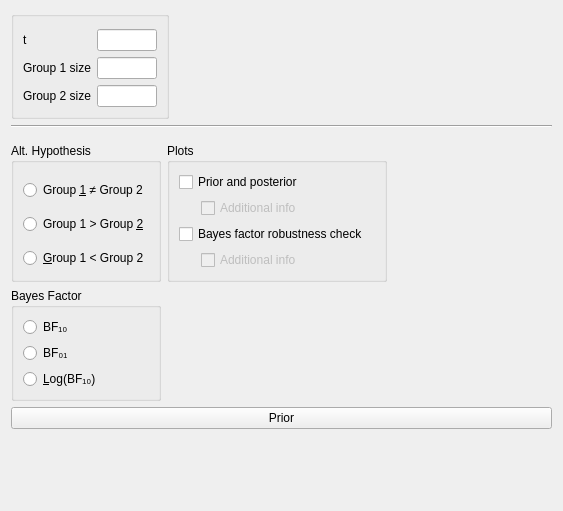
<?xml version="1.0" encoding="UTF-8"?>
<ui version="4.0">
 <class>SummaryStatsTTestBayesianIndependentSamplesForm</class>
 <widget class="QWidget" name="SummaryStatsTTestBayesianIndependentSamplesForm">
  <property name="geometry">
   <rect>
    <x>0</x>
    <y>0</y>
    <width>563</width>
    <height>511</height>
   </rect>
  </property>
  <property name="sizePolicy">
   <sizepolicy hsizetype="Fixed" vsizetype="Preferred">
    <horstretch>0</horstretch>
    <verstretch>0</verstretch>
   </sizepolicy>
  </property>
  <property name="windowTitle">
   <string>Form</string>
  </property>
  <layout class="QGridLayout" name="gridLayout">
   <item row="2" column="0" colspan="2">
    <widget class="QWidget" name="gridWidget" native="true">
     <property name="sizePolicy">
      <sizepolicy hsizetype="Fixed" vsizetype="Fixed">
       <horstretch>0</horstretch>
       <verstretch>0</verstretch>
      </sizepolicy>
     </property>
     <layout class="QGridLayout" name="gridLayout_7">
      <property name="leftMargin">
       <number>0</number>
      </property>
      <property name="rightMargin">
       <number>0</number>
      </property>
      <property name="bottomMargin">
       <number>0</number>
      </property>
      <item row="0" column="0">
       <widget class="BoundGroupBox" name="hypothesis">
        <property name="title">
         <string>Alt. Hypothesis</string>
        </property>
        <property name="flat">
         <bool>true</bool>
        </property>
        <layout class="QGridLayout" name="gridLayout_9">
         <property name="bottomMargin">
          <number>0</number>
         </property>
         <item row="1" column="0">
          <widget class="QRadioButton" name="_2oneTailedGreaterThan">
           <property name="sizePolicy">
            <sizepolicy hsizetype="Fixed" vsizetype="Fixed">
             <horstretch>0</horstretch>
             <verstretch>0</verstretch>
            </sizepolicy>
           </property>
           <property name="text">
            <string>Group 1 &gt; Group &amp;2</string>
           </property>
          </widget>
         </item>
         <item row="0" column="0">
          <widget class="QRadioButton" name="_1twoTailed">
           <property name="sizePolicy">
            <sizepolicy hsizetype="Fixed" vsizetype="Fixed">
             <horstretch>0</horstretch>
             <verstretch>0</verstretch>
            </sizepolicy>
           </property>
           <property name="text">
            <string>Group &amp;1 ≠ Group 2</string>
           </property>
          </widget>
         </item>
         <item row="2" column="0">
          <widget class="QRadioButton" name="_3oneTailedLessThan">
           <property name="sizePolicy">
            <sizepolicy hsizetype="Fixed" vsizetype="Fixed">
             <horstretch>0</horstretch>
             <verstretch>0</verstretch>
            </sizepolicy>
           </property>
           <property name="text">
            <string>&amp;Group 1 &lt; Group 2</string>
           </property>
          </widget>
         </item>
        </layout>
       </widget>
      </item>
      <item row="1" column="0">
       <widget class="QWidget" name="widget_2" native="true">
        <property name="maximumSize">
         <size>
          <width>240</width>
          <height>16777215</height>
         </size>
        </property>
        <layout class="QGridLayout" name="gridLayout_5">
         <property name="leftMargin">
          <number>0</number>
         </property>
         <property name="topMargin">
          <number>0</number>
         </property>
         <property name="rightMargin">
          <number>0</number>
         </property>
         <property name="bottomMargin">
          <number>0</number>
         </property>
         <item row="4" column="0">
          <widget class="BoundGroupBox" name="bayesFactorType">
           <property name="title">
            <string>Bayes Factor</string>
           </property>
           <property name="flat">
            <bool>false</bool>
           </property>
           <layout class="QGridLayout" name="gridLayout_13">
            <item row="0" column="0">
             <widget class="QRadioButton" name="_1">
              <property name="sizePolicy">
               <sizepolicy hsizetype="Fixed" vsizetype="Fixed">
                <horstretch>0</horstretch>
                <verstretch>0</verstretch>
               </sizepolicy>
              </property>
              <property name="text">
               <string>BF₁₀</string>
              </property>
             </widget>
            </item>
            <item row="1" column="0">
             <widget class="QRadioButton" name="_2">
              <property name="sizePolicy">
               <sizepolicy hsizetype="Fixed" vsizetype="Fixed">
                <horstretch>0</horstretch>
                <verstretch>0</verstretch>
               </sizepolicy>
              </property>
              <property name="text">
               <string>BF₀₁</string>
              </property>
             </widget>
            </item>
            <item row="2" column="0">
             <widget class="QRadioButton" name="_3">
              <property name="sizePolicy">
               <sizepolicy hsizetype="Fixed" vsizetype="Fixed">
                <horstretch>0</horstretch>
                <verstretch>0</verstretch>
               </sizepolicy>
              </property>
              <property name="text">
               <string>&amp;Log(BF₁₀)</string>
              </property>
             </widget>
            </item>
            <item row="1" column="1">
             <spacer name="horizontalSpacer_3">
              <property name="orientation">
               <enum>Qt::Horizontal</enum>
              </property>
              <property name="sizeHint" stdset="0">
               <size>
                <width>40</width>
                <height>20</height>
               </size>
              </property>
             </spacer>
            </item>
           </layout>
          </widget>
         </item>
        </layout>
       </widget>
      </item>
      <item row="0" column="1">
       <widget class="BoundGroupBox" name="plotsGroup">
        <property name="title">
         <string>Plots</string>
        </property>
        <layout class="QGridLayout" name="gridLayout_4">
         <item row="0" column="0" colspan="3">
          <widget class="BoundCheckBox" name="plotPriorAndPosterior">
           <property name="enabled">
            <bool>true</bool>
           </property>
           <property name="sizePolicy">
            <sizepolicy hsizetype="Fixed" vsizetype="Fixed">
             <horstretch>0</horstretch>
             <verstretch>0</verstretch>
            </sizepolicy>
           </property>
           <property name="text">
            <string>Prior and posterior</string>
           </property>
          </widget>
         </item>
         <item row="4" column="0">
          <widget class="QWidget" name="widget_4" native="true">
           <property name="maximumSize">
            <size>
             <width>16</width>
             <height>16777215</height>
            </size>
           </property>
          </widget>
         </item>
         <item row="2" column="1" colspan="3">
          <widget class="BoundCheckBox" name="plotPriorAndPosteriorAdditionalInfo">
           <property name="enabled">
            <bool>false</bool>
           </property>
           <property name="sizePolicy">
            <sizepolicy hsizetype="Fixed" vsizetype="Fixed">
             <horstretch>0</horstretch>
             <verstretch>0</verstretch>
            </sizepolicy>
           </property>
           <property name="text">
            <string>Additional info</string>
           </property>
          </widget>
         </item>
         <item row="3" column="0" colspan="3">
          <widget class="BoundCheckBox" name="plotBayesFactorRobustness">
           <property name="sizePolicy">
            <sizepolicy hsizetype="Fixed" vsizetype="Fixed">
             <horstretch>0</horstretch>
             <verstretch>0</verstretch>
            </sizepolicy>
           </property>
           <property name="text">
            <string>Bayes factor robustness check</string>
           </property>
          </widget>
         </item>
         <item row="4" column="1">
          <widget class="BoundCheckBox" name="plotBayesFactorRobustnessAdditionalInfo">
           <property name="enabled">
            <bool>false</bool>
           </property>
           <property name="sizePolicy">
            <sizepolicy hsizetype="Fixed" vsizetype="Fixed">
             <horstretch>0</horstretch>
             <verstretch>0</verstretch>
            </sizepolicy>
           </property>
           <property name="text">
            <string>Additional info</string>
           </property>
           <property name="tristate">
            <bool>false</bool>
           </property>
          </widget>
         </item>
        </layout>
       </widget>
      </item>
     </layout>
    </widget>
   </item>
   <item row="1" column="0" colspan="2">
    <widget class="Line" name="line">
     <property name="font">
      <font>
       <weight>50</weight>
       <bold>false</bold>
      </font>
     </property>
     <property name="frameShadow">
      <enum>QFrame::Sunken</enum>
     </property>
     <property name="lineWidth">
      <number>1</number>
     </property>
     <property name="orientation">
      <enum>Qt::Horizontal</enum>
     </property>
    </widget>
   </item>
   <item row="3" column="0" colspan="2">
    <widget class="QWidget" name="priorBox" native="true">
     <layout class="QGridLayout" name="gridLayout_11">
      <property name="leftMargin">
       <number>0</number>
      </property>
      <property name="topMargin">
       <number>0</number>
      </property>
      <property name="rightMargin">
       <number>0</number>
      </property>
      <item row="0" column="0" rowspan="2" colspan="2">
       <widget class="ExpanderButton" name="expanderPrior">
        <property name="text">
         <string>Prior</string>
        </property>
       </widget>
      </item>
      <item row="3" column="0">
       <widget class="SubjectivePriorsWidget" name="subjectivePriors" native="true">
        <property name="sizePolicy">
         <sizepolicy hsizetype="Expanding" vsizetype="Fixed">
          <horstretch>0</horstretch>
          <verstretch>0</verstretch>
         </sizepolicy>
        </property>
        <property name="minimumSize">
         <size>
          <width>0</width>
          <height>0</height>
         </size>
        </property>
        <layout class="QGridLayout" name="gridLayout_14">
         <property name="leftMargin">
          <number>0</number>
         </property>
         <property name="topMargin">
          <number>0</number>
         </property>
         <property name="rightMargin">
          <number>0</number>
         </property>
         <property name="verticalSpacing">
          <number>0</number>
         </property>
        </layout>
       </widget>
      </item>
     </layout>
    </widget>
   </item>
   <item row="0" column="1">
    <spacer name="horizontalSpacer_2">
     <property name="orientation">
      <enum>Qt::Horizontal</enum>
     </property>
     <property name="sizeHint" stdset="0">
      <size>
       <width>346</width>
       <height>20</height>
      </size>
     </property>
    </spacer>
   </item>
   <item row="0" column="0">
    <widget class="BoundGroupBox" name="valuesBox">
     <property name="title">
      <string/>
     </property>
     <property name="flat">
      <bool>false</bool>
     </property>
     <layout class="QGridLayout" name="gridLayout_6">
      <property name="topMargin">
       <number>12</number>
      </property>
      <item row="3" column="1">
       <widget class="BoundTextBox" name="n2Size">
        <property name="sizePolicy">
         <sizepolicy hsizetype="Fixed" vsizetype="Preferred">
          <horstretch>0</horstretch>
          <verstretch>0</verstretch>
         </sizepolicy>
        </property>
        <property name="minimumSize">
         <size>
          <width>60</width>
          <height>0</height>
         </size>
        </property>
        <property name="maximumSize">
         <size>
          <width>60</width>
          <height>16777215</height>
         </size>
        </property>
       </widget>
      </item>
      <item row="2" column="1">
       <widget class="BoundTextBox" name="n1Size">
        <property name="sizePolicy">
         <sizepolicy hsizetype="Fixed" vsizetype="Preferred">
          <horstretch>0</horstretch>
          <verstretch>0</verstretch>
         </sizepolicy>
        </property>
        <property name="minimumSize">
         <size>
          <width>60</width>
          <height>0</height>
         </size>
        </property>
        <property name="maximumSize">
         <size>
          <width>60</width>
          <height>16777215</height>
         </size>
        </property>
       </widget>
      </item>
      <item row="1" column="1">
       <widget class="BoundTextBox" name="tStatistic">
        <property name="sizePolicy">
         <sizepolicy hsizetype="Fixed" vsizetype="Preferred">
          <horstretch>0</horstretch>
          <verstretch>0</verstretch>
         </sizepolicy>
        </property>
        <property name="minimumSize">
         <size>
          <width>60</width>
          <height>0</height>
         </size>
        </property>
        <property name="maximumSize">
         <size>
          <width>60</width>
          <height>16777215</height>
         </size>
        </property>
       </widget>
      </item>
      <item row="3" column="0">
       <widget class="QLabel" name="label_4">
        <property name="text">
         <string>&lt;html&gt;&lt;head/&gt;&lt;body&gt;&lt;p&gt;Group 2 size&lt;/p&gt;&lt;/body&gt;&lt;/html&gt;</string>
        </property>
       </widget>
      </item>
      <item row="2" column="0">
       <widget class="QLabel" name="label_3">
        <property name="text">
         <string>&lt;html&gt;&lt;head/&gt;&lt;body&gt;&lt;p&gt;Group 1 size&lt;/p&gt;&lt;/body&gt;&lt;/html&gt;</string>
        </property>
       </widget>
      </item>
      <item row="1" column="0">
       <widget class="QLabel" name="label_2">
        <property name="text">
         <string>t</string>
        </property>
       </widget>
      </item>
     </layout>
    </widget>
   </item>
   <item row="4" column="0">
    <spacer name="verticalSpacer">
     <property name="orientation">
      <enum>Qt::Vertical</enum>
     </property>
     <property name="sizeHint" stdset="0">
      <size>
       <width>20</width>
       <height>40</height>
      </size>
     </property>
    </spacer>
   </item>
  </layout>
 </widget>
 <customwidgets>
  <customwidget>
   <class>BoundTextBox</class>
   <extends>QLineEdit</extends>
   <header>widgets/boundtextbox.h</header>
  </customwidget>
  <customwidget>
   <class>BoundGroupBox</class>
   <extends>QGroupBox</extends>
   <header>widgets/boundgroupbox.h</header>
   <container>1</container>
  </customwidget>
  <customwidget>
   <class>BoundCheckBox</class>
   <extends>QCheckBox</extends>
   <header>widgets/boundcheckbox.h</header>
  </customwidget>
  <customwidget>
   <class>ExpanderButton</class>
   <extends>QPushButton</extends>
   <header>widgets/expanderbutton.h</header>
  </customwidget>
  <customwidget>
   <class>SubjectivePriorsWidget</class>
   <extends>QWidget</extends>
   <header>widgets/subjectivepriorswidget.h</header>
   <container>1</container>
  </customwidget>
 </customwidgets>
 <tabstops>
  <tabstop>tStatistic</tabstop>
  <tabstop>n1Size</tabstop>
  <tabstop>n2Size</tabstop>
  <tabstop>_1twoTailed</tabstop>
  <tabstop>_2oneTailedGreaterThan</tabstop>
  <tabstop>_3oneTailedLessThan</tabstop>
  <tabstop>plotPriorAndPosterior</tabstop>
  <tabstop>plotPriorAndPosteriorAdditionalInfo</tabstop>
  <tabstop>plotBayesFactorRobustness</tabstop>
  <tabstop>plotBayesFactorRobustnessAdditionalInfo</tabstop>
  <tabstop>_1</tabstop>
  <tabstop>_2</tabstop>
  <tabstop>_3</tabstop>
 </tabstops>
 <resources/>
 <connections>
  <connection>
   <sender>plotPriorAndPosterior</sender>
   <signal>toggled(bool)</signal>
   <receiver>plotPriorAndPosteriorAdditionalInfo</receiver>
   <slot>setEnabled(bool)</slot>
   <hints>
    <hint type="sourcelabel">
     <x>318</x>
     <y>588</y>
    </hint>
    <hint type="destinationlabel">
     <x>325</x>
     <y>611</y>
    </hint>
   </hints>
  </connection>
  <connection>
   <sender>plotBayesFactorRobustness</sender>
   <signal>toggled(bool)</signal>
   <receiver>plotBayesFactorRobustnessAdditionalInfo</receiver>
   <slot>setEnabled(bool)</slot>
   <hints>
    <hint type="sourcelabel">
     <x>318</x>
     <y>588</y>
    </hint>
    <hint type="destinationlabel">
     <x>325</x>
     <y>611</y>
    </hint>
   </hints>
  </connection>
 </connections>
</ui>
